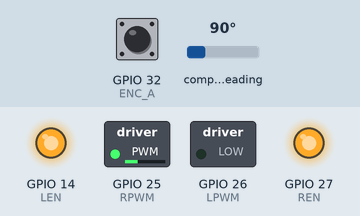
Bench run of a sketch on a simulated ESP32. Parts: switched loads named in the sketch (green lamp = pin HIGH), output pins drawn as LEDs (lit = HIGH). Wiring (inferred from the names in the program): AS5600 angle sensor at I2C address 0x36. Inputs (shaded band) come from the test bench; at power-on: GPIO 32 (ENC_A) HIGH, compass heading 90°. What the sketch prints to the serial monitor is not drawn.

Above: at 0.1 s.
Timing chart, 0 to 1.6 s (numbered marks = the images above):
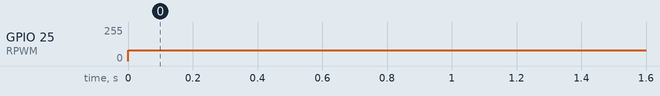

The sketch:

Conn_test.ino
```cpp
#include <Wire.h>

// ===== AS5600 =====
#define AS5600_ADDR 0x36

// ===== Encoder (600 PPR) =====
#define ENC_A 32
#define ENC_B 33

volatile long encoderCount = 0;

// ===== BTS7960 =====
#define RPWM 25
#define LPWM 26
#define REN  27
#define LEN  14

// ===== Encoder ISR =====
void IRAM_ATTR handleEncoderA() {
  if (digitalRead(ENC_A) == digitalRead(ENC_B))
    encoderCount++;
  else
    encoderCount--;
}

// ===== Read AS5600 Angle =====
uint16_t readAS5600() {
  Wire.beginTransmission(AS5600_ADDR);
  Wire.write(0x0C); // RAW ANGLE register
  Wire.endTransmission();

  Wire.requestFrom(AS5600_ADDR, 2);
  if (Wire.available() == 2) {
    uint16_t high = Wire.read();
    uint16_t low = Wire.read();
    return (high << 8) | low;
  }
  return 0;
}

void setup() {
  Serial.begin(115200);

  // I2C
  Wire.begin(21, 22);

  // Encoder
  pinMode(ENC_A, INPUT_PULLUP);
  pinMode(ENC_B, INPUT_PULLUP);
  attachInterrupt(digitalPinToInterrupt(ENC_A), handleEncoderA, CHANGE);

  // Motor Driver
  pinMode(RPWM, OUTPUT);
  pinMode(LPWM, OUTPUT);
  pinMode(REN, OUTPUT);
  pinMode(LEN, OUTPUT);

  digitalWrite(REN, HIGH);
  digitalWrite(LEN, HIGH);

  Serial.println("System Test Start...");
}

void loop() {

  // ===== 1. Read AS5600 =====
  uint16_t angle = readAS5600();

  // Convert to degrees
  float degrees = angle * 360.0 / 4096.0;

  // ===== 2. Read Encoder =====
  long count = encoderCount;

  // ===== 3. Print Values =====
  Serial.print("AS5600 Angle: ");
  Serial.print(degrees);
  Serial.print(" deg | Encoder Count: ");
  Serial.println(count);

  // ===== 4. Motor Test (slow forward) =====
  analogWrite(RPWM, 80);  // forward
  analogWrite(LPWM, 0);

  delay(200);
}
```

Measured:
- by itself, GPIO 25 (RPWM): 0/255 → 80/255 at 0.00 s
